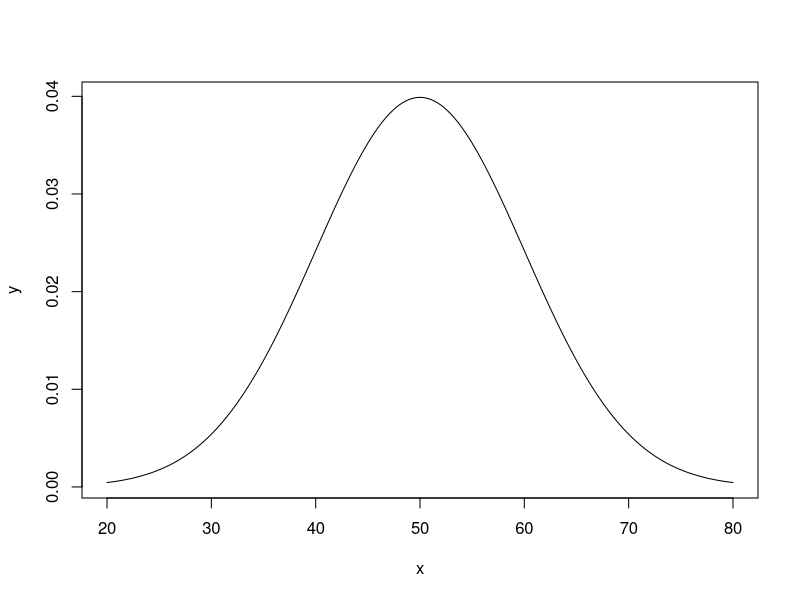
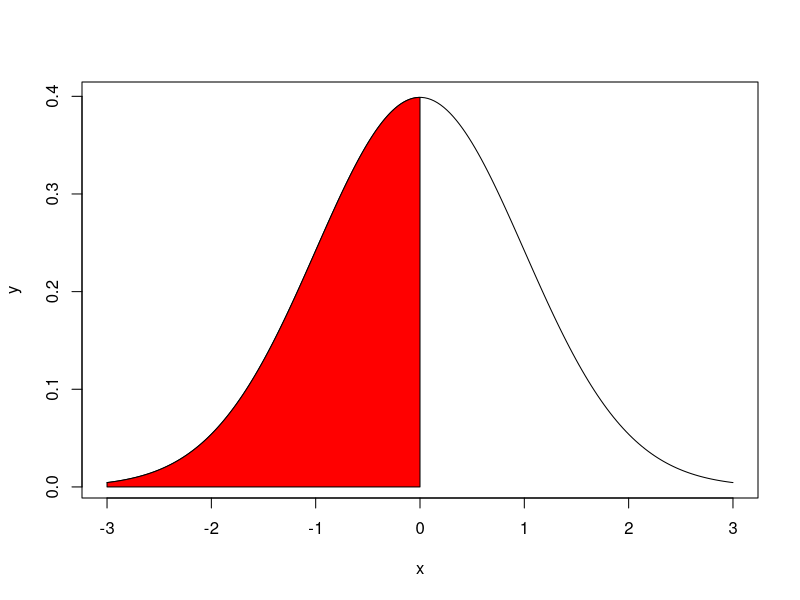
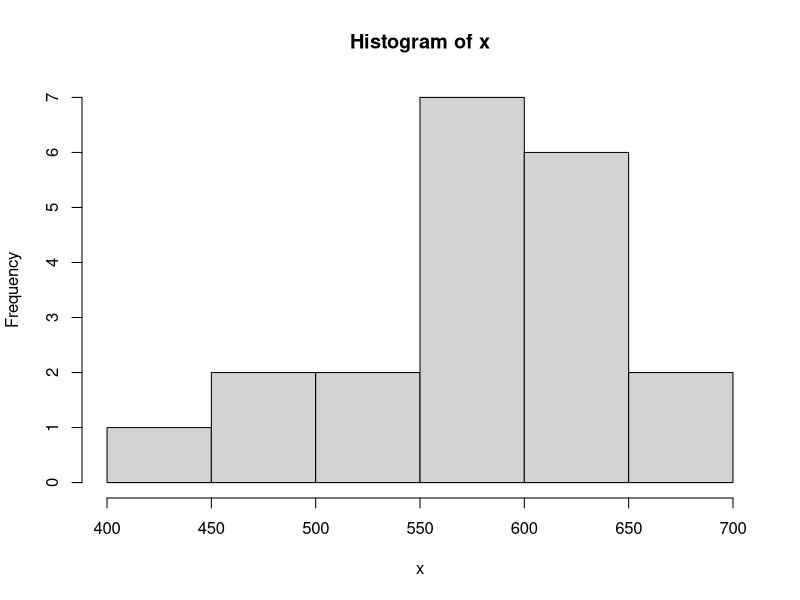

Recreate these plots in R, in order.
x=seq(20,80,length=200)
y=dnorm(x,mean=50,sd=10)
plot(x,y,type="l")

x=seq(-3,3,length=200)
y=dnorm(x,mean=0,sd=1)
plot(x,y,type="l")
x=seq(-3,0,length=100)
y=dnorm(x,mean=0,sd=1)
polygon(c(-3,x,0),c(0,y,0),col="red")
pnorm(0,mean=0,sd=1)

#1.mean=60,sd=4
#a P(x>=68)
1-pnorm(68,mean=60,sd=4)
#b. P(x<55)
pnorm(55,60,4)

#1.mean=170,sd=30
#(a)P(x>230)
1-pnorm(230,170,30)
#(b) pnorm(230) 

p=1-pnorm(230,170,30)
pbinom(7,300,p,lower.tail=FALSE)

#2.mean=50,sd=5,P(42<x<52)
pnorm(52,50,5)-pnorm(42,50,5)
#2.
x=rnorm(20,mean=572,sd=51)
x
mean(x)
sd(x)

hist(x)

#1.mean=100,sd=15
#a,IQ<125
a=pnorm(125,100,15)
a*100
#b.IQ>110
b=1-pnorm(110,100,15)
b*100
#c.110<IQ<115
c=pnorm(125,100,15)-pnorm(110,100,15)
c*100
#d.
qnorm(0.25,100,15)
#e
qnorm(0.25,2,3)
#f
qnorm(0.25,100,15,lower.tail=TRUE)
#g
qnorm(0.25,100,15,lower.tail=FALSE)
#h
qnorm(0.25,100,15)